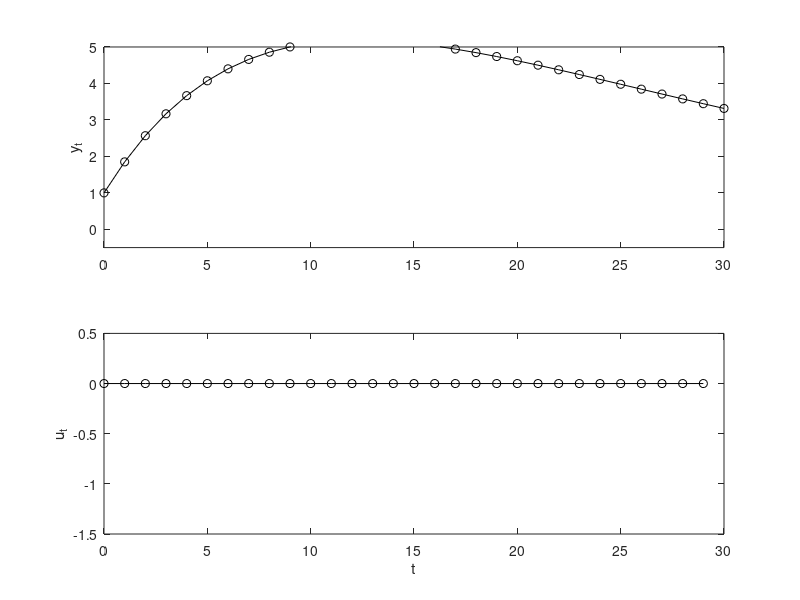

The MATLAB script that drew this image:
%Ex 5 2c

A = [0     0      0    ;
     0     0      1    ;
     0.1  -0.79   1.78];
B = [1 0 0.1]';
C = [0 0 1];

x0 = [0;0;1];

Q = [0 0 0; 0 0 0; 0 0 2];
R = 2;

N= 30;
nx = 3;
nu = 1;

I = sparse(eye(N));
Q_G = sparse(kron(I,Q));
R_G = sparse(kron(I,R));
G = blkdiag(Q_G,R_G);

A_eq_I = sparse(eye(N*nx));
A_eq_A = sparse(kron(diag(ones(N-1,1),-1),-A));
A_eq_B = sparse(kron(I,-B));

A_eq = [A_eq_I + A_eq_A, A_eq_B];

%b_eq = sparse([A*x0;zeros((N-1)*nx,1)]); Changes each time



time = 1:N;
%Constraint, x not constrained so "set" to inf
x_con_l = -Inf(nx*N,1);
x_con_u = Inf(nx*N,1);
u_con_l = -ones(nu*N,1);
u_con_u = ones(nu*N,1);

lb = [x_con_l;u_con_l];
ub = [x_con_u;u_con_u];

A_real = [0 0 0; 0 0 1; 0.1 -0.855 1.85];
B_real = [1;0;0];
C_real = [0 0 1];


%Mpc
%Need to get new u and x each time
%Initialize
u = zeros(nu,N);
x = zeros(nx,N+1);
x(:,1) = x0;

b_eq = zeros(N*nx,1);

for t = 1:N
    b_eq(1:nx) = A*x(:,t);
    
    [z,fval,exitflag,output,lambda] = quadprog(G,[],[],[],A_eq,b_eq,lb,ub,[]);
    
    u_new = z(N*nx+1:N*nx+N*nu);
    u(t) = u_new(1);
    
    x(:,t+1 ) = A_real*x(:,t)+B_real*u(t);
end;

y = C_real*x;

figure(1);
subplot(2,1,1);
plot([0,time],y,'-ko');
ylim([-0.5, 5]);
ylabel('y_t');
subplot(2,1,2);
plot(time-1,u,'-ko');
ylim([-1.5, 0.5]);
xlabel('t');
ylabel('u_t');